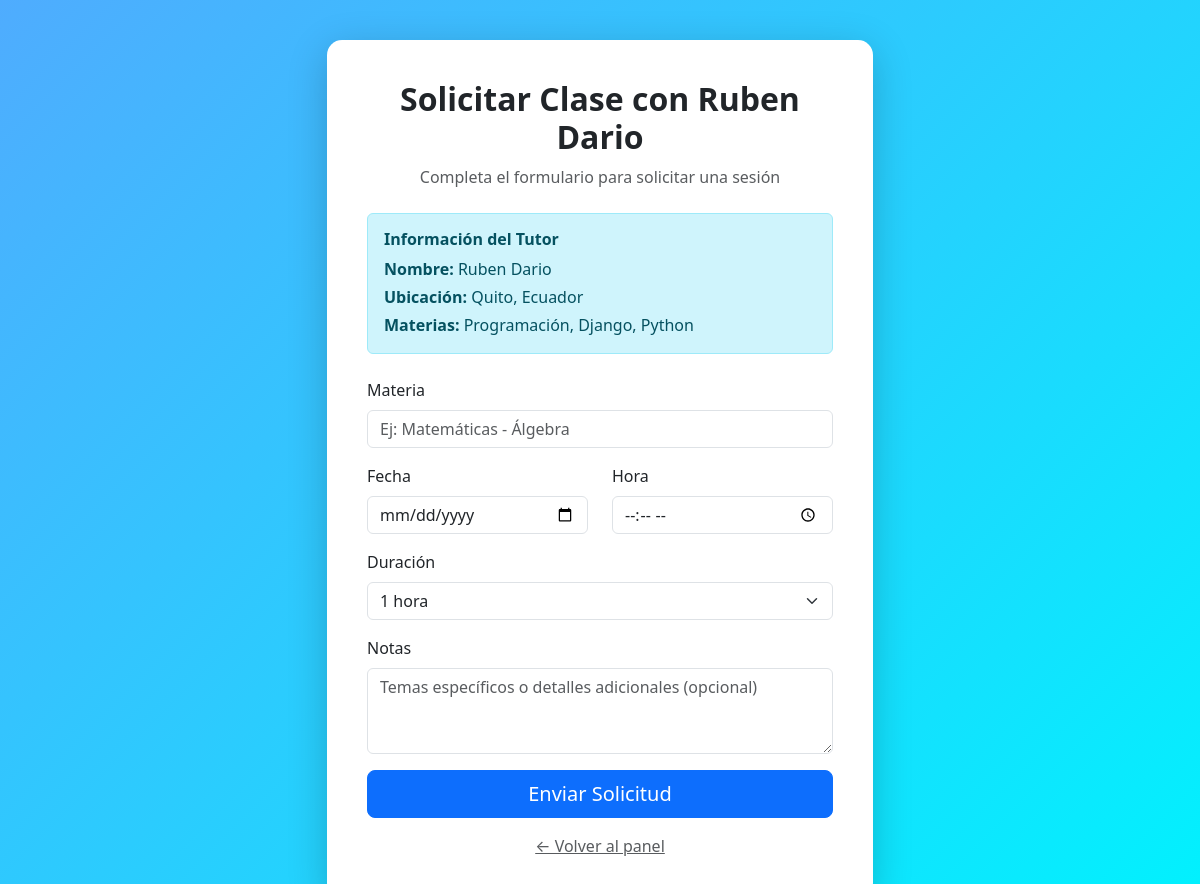
The app's page /sessions/request/2/ (signed in) with its own data.
### accounts/models.py (models this page shows, shortened)
class User(AbstractUser):
    USER_TYPE_CHOICES = (
        ('tutor', 'Tutor'),
        ('client', 'Cliente'),
    )
    email = models.EmailField(
        unique=True,
        validators=[EmailValidator()],
        verbose_name='Correo Electrónico'
    )
    name = models.CharField(max_length=200, verbose_name='Nombre Completo')
    user_type = models.CharField(
        max_length=10,
        choices=USER_TYPE_CHOICES,
        verbose_name='Tipo de Usuario'
    )
    date_joined = models.DateTimeField(auto_now_add=True)
    is_active = models.BooleanField(default=True)
    USERNAME_FIELD = 'email'
    REQUIRED_FIELDS = ['username', 'name', 'user_type']
    class Meta:
        verbose_name = 'Usuario'
        verbose_name_plural = 'Usuarios'

class TutorProfile(models.Model):
    user = models.OneToOneField(
        User,
        on_delete=models.CASCADE,
        related_name='tutor_profile'
    )
    subjects = models.CharField(
        max_length=500,
        help_text='Materias que enseña (separadas por comas)',
        verbose_name='Materias'
    )
    bio = models.TextField(
        blank=True,
        null=True,
        verbose_name='Biografía'
    )
    experience = models.TextField(
        blank=True,
        null=True,
        verbose_name='Experiencia'
    )
    city = models.CharField(
        max_length=100,
        default='Quito',
        verbose_name='Ciudad'
    )
    country = models.CharField(
        max_length=100,
        default='Ecuador',
        verbose_name='País'
    )
    created_at = models.DateTimeField(auto_now_add=True)
    class Meta:
        verbose_name = 'Perfil de Tutor'
        verbose_name_plural = 'Perfiles de Tutores'

### core/views.py (the view)
# urls.py: path('sessions/request/<int:tutor_id>/', views.request_session, name='request_session'),
@login_required
def request_session(request, tutor_id):
    if request.user.user_type != 'client':
        messages.error(request, 'Solo los clientes pueden solicitar sesiones.')
        return redirect('dashboard')
    tutor = get_object_or_404(User, id=tutor_id, user_type='tutor', is_active=True)
    if request.method == 'POST':
        form = SessionRequestForm(request.POST)
        if form.is_valid():
            session = form.save(commit=False)
            session.client = request.user
            session.tutor = tutor  # Set the tutor from URL parameter
            session.status = 'pending'
            session.save()
            messages.success(
                request,
                f'¡Solicitud enviada! El tutor {session.tutor.name} revisará tu solicitud pronto.'
            )
            return redirect('client_dashboard')
    else:
        form = SessionRequestForm(initial={'tutor': tutor})
    try:
        tutor_profile = tutor.tutor_profile
    except:
        tutor_profile = None
    context = {
        'form': form,
        'tutor': tutor,
        'tutor_profile': tutor_profile
    }
    return render(request, 'core/request_session.html', context)

### core/templates/core/request_session.html (shortened to what this page needs)
<!DOCTYPE html>
<html lang="es">
<head>
    <link href="https://cdn.jsdelivr.net/npm/bootstrap@5.3.0/dist/css/bootstrap.min.css" rel="stylesheet">
</head>
<body>
    <div class="request-section">
        <div class="container">
            <div class="row justify-content-center">
                <div class="col-md-8 col-lg-6">
                    <div class="request-card">
                        <div class="text-center mb-4">
                            <h2 class="fw-bold">Solicitar Clase con {{ tutor.name }}</h2>
                            <p class="text-muted">Completa el formulario para solicitar una sesión</p>
                        </div>
                        {% if tutor_profile %}
                        <div class="alert alert-info mb-4">
                            <h6 class="fw-bold">Información del Tutor</h6>
                            <p class="mb-1"><strong>Nombre:</strong> {{ tutor.name }}</p>
                            <p class="mb-1"><strong>Ubicación:</strong> {{ tutor_profile.city }}, {{ tutor_profile.country }}</p>
                            <p class="mb-0"><strong>Materias:</strong> {{ tutor_profile.subjects }}</p>
                        </div>
                        {% endif %}
                        <form method="post" novalidate>
                            <div class="mb-3">
                                <label for="{{ form.subject.id_for_label }}" class="form-label">{{ form.subject.label }}</label>
                                {{ form.subject }}
                            </div>
                            <div class="row">
                                <div class="col-md-6 mb-3">
                                    <label for="{{ form.scheduled_date.id_for_label }}" class="form-label">{{ form.scheduled_date.label }}</label>
                                    {{ form.scheduled_date }}
                                </div>
                                <div class="col-md-6 mb-3">
                                    <label for="{{ form.scheduled_time.id_for_label }}" class="form-label">{{ form.scheduled_time.label }}</label>
                                    {{ form.scheduled_time }}
                                </div>
                            </div>
                            <div class="mb-3">
                                <label for="{{ form.duration.id_for_label }}" class="form-label">{{ form.duration.label }}</label>
                                {{ form.duration }}
                            </div>
                            <div class="mb-3">
                                <label for="{{ form.notes.id_for_label }}" class="form-label">{{ form.notes.label }}</label>
                                {{ form.notes }}
                            </div>
                            <button type="submit" class="btn btn-primary btn-lg w-100 mb-3">Enviar Solicitud</button>
                            <div class="text-center">
                                <a href="{% url 'client_dashboard' %}" class="text-muted">← Volver al panel</a>
                            </div>
                        </form>
                    </div>
                </div>
            </div>
        </div>
    </div>
</body>
</html>

### core/templates/core/request_session.html (style rules this page uses)
.request-section { min-height: 100vh; background: linear-gradient(135deg, #4facfe 0%, #00f2fe 100%); display: flex; align-items: center; padding: 40px 0; }
.request-card { background: white; padding: 40px; border-radius: 15px; box-shadow: 0 10px 40px rgba(0, 0, 0, 0.2); }

### records on screen
User: name "Ruben Dario"
TutorProfile: city "Quito", country "Ecuador", subjects "Programación, Django, Python"
